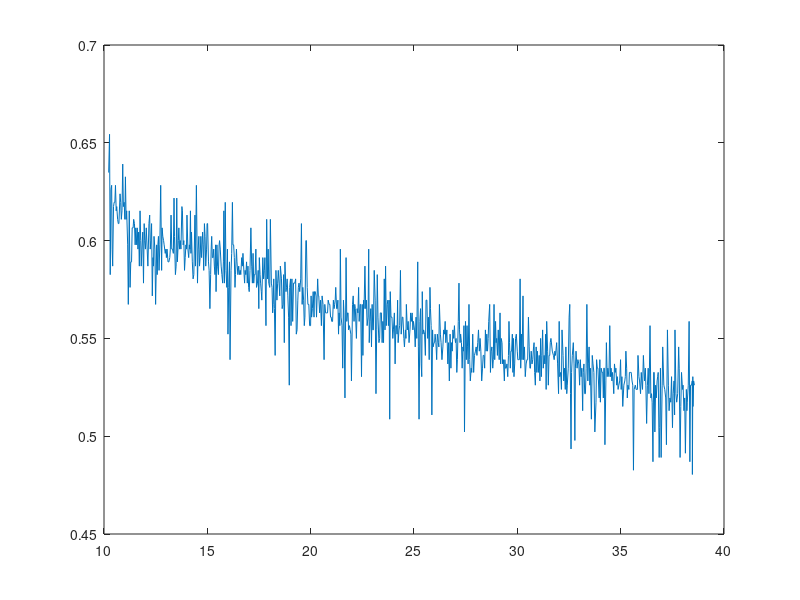

The MATLAB script that drew this image:
clear all;
clc;

%temp_21 = tdfread('21.dat');
%temp_51 = tdfread('51.dat');
%temp_63 = tdfread('63.dat');
%temp_82 = tdfread('82.dat');
%temp_93 = tdfread('93.dat');
%temp_103 = tdfread('103.dat');
%temp_121 = tdfread('121.dat');
%
disp = .1; % inches
cross_sec_area = .249 * .494;
%
%time_21 = find(temp_21.Time > 10);
%time_51 = find(temp_51.Time > 10);
%time_63 = find(temp_63.Time > 10);
%time_82 = find(temp_82.Time > 10);
%time_93 = find(temp_93.Time > 10);
%time_103 = find(temp_103.Time > 10);
%time_121 = find(temp_121.Time > 10);
%
%
%
%relax_21 = (temp_21.Time(time_21(1))/cross_sec_area)/disp;
%relax_51 = (temp_51.Time(time_51(1))/cross_sec_area)/disp;
%relax_63 = (temp_63.Time(time_63(1))/cross_sec_area)/disp;
%relax_82 = (temp_82.Time(time_82(1))/cross_sec_area)/disp;
%relax_93 = (temp_93.Time(time_93(1))/cross_sec_area)/disp;
%relax_103 = (temp_103.Time(time_103(1))/cross_sec_area)/disp;
%relax_121 = (temp_121.Time(time_121(1))/cross_sec_area)/disp;

temp_21 = csvread('21.csv');

T = [21 51 63 82 93 103 121];
%relax = [relax_21 relax_51 relax_63 relax_82 relax_93 relax_103 ...
%         relax_121];
%semilogy(T, relax);

plot(temp_21(300:end,1),(temp_21(300:end,2)./cross_sec_area)./(max(temp_21(:,2))/cross_sec_area));
